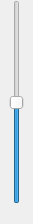
<?xml version="1.0" encoding="UTF-8"?>
<ui version="4.0">
 <class>EqualizerSlider</class>
 <widget class="QWidget" name="EqualizerSlider">
  <property name="geometry">
   <rect>
    <x>0</x>
    <y>0</y>
    <width>33</width>
    <height>224</height>
   </rect>
  </property>
  <property name="minimumSize">
   <size>
    <width>0</width>
    <height>100</height>
   </size>
  </property>
  <property name="windowTitle">
   <string>Form</string>
  </property>
  <layout class="QVBoxLayout" name="verticalLayout">
   <property name="margin">
    <number>0</number>
   </property>
   <item>
    <layout class="QHBoxLayout" name="horizontalLayout">
     <item>
      <spacer name="horizontalSpacer">
       <property name="orientation">
        <enum>Qt::Horizontal</enum>
       </property>
       <property name="sizeHint" stdset="0">
        <size>
         <width>0</width>
         <height>0</height>
        </size>
       </property>
      </spacer>
     </item>
     <item>
      <widget class="StickySlider" name="slider">
       <property name="minimum">
        <number>-100</number>
       </property>
       <property name="maximum">
        <number>100</number>
       </property>
       <property name="orientation">
        <enum>Qt::Vertical</enum>
       </property>
       <property name="sticky_center" stdset="0">
        <number>0</number>
       </property>
       <property name="sticky_threshold" stdset="0">
        <number>10</number>
       </property>
      </widget>
     </item>
     <item>
      <spacer name="horizontalSpacer_2">
       <property name="orientation">
        <enum>Qt::Horizontal</enum>
       </property>
       <property name="sizeHint" stdset="0">
        <size>
         <width>0</width>
         <height>0</height>
        </size>
       </property>
      </spacer>
     </item>
    </layout>
   </item>
   <item>
    <widget class="QLabel" name="label">
     <property name="alignment">
      <set>Qt::AlignCenter</set>
     </property>
    </widget>
   </item>
  </layout>
 </widget>
 <customwidgets>
  <customwidget>
   <class>StickySlider</class>
   <extends>QSlider</extends>
   <header>widgets/stickyslider.h</header>
  </customwidget>
 </customwidgets>
 <resources/>
 <connections/>
</ui>
